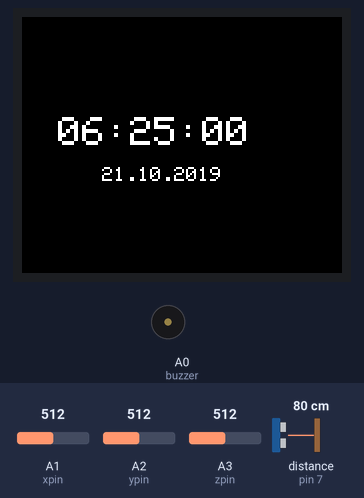
Bench run of a sketch on a simulated Arduino Uno, built with avr-gcc and run on an emulated ATmega328P. Parts: 160×128 colour display, buzzer (waves = sounding, pin HIGH). Wiring (inferred from the names in the program): ultrasonic range finder: trigger pin 6; echo pin 7. The test bench sets the inputs (shaded band); at power-on: distance to the obstacle (sensor on pin 7) 80 cm, A1 (xpin) = 512, A2 (ypin) = 512, A3 (zpin) = 512. The echo pulse lasts 58.3 µs per cm; the local clock reads 2024-03-15 10:24:30 at power-on unless the sketch sets it; pins used as bus, display or sensor lines are not drawn; what the sketch prints to the serial monitor is not drawn.

Above: at 0.2 s.
At 1.3 s:
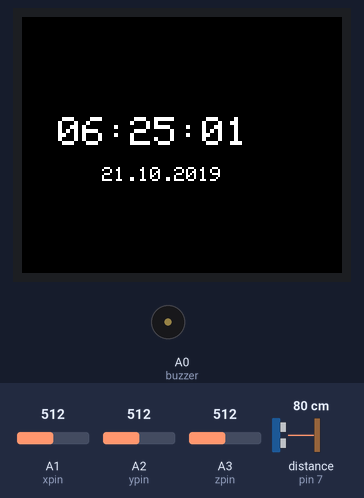
1.4 s: distance to the obstacle (sensor on pin 7) set to 2 cm
At 2.8 s:
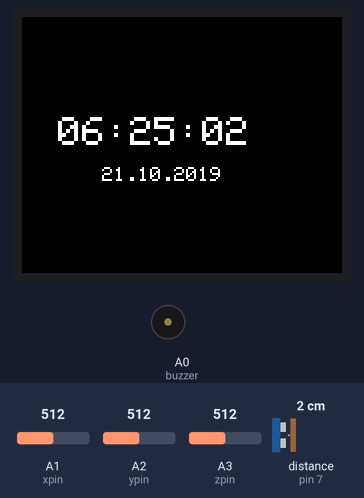
Timing chart, 0 to 4.4 s (numbered marks = the images above; inputs shaded):
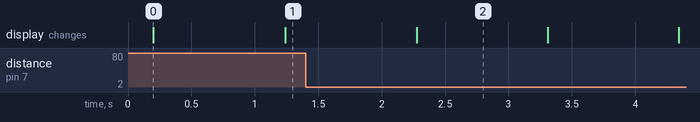

Measured:
- what the display in image 0 shows lasts 1.0 s, from 0.2 s to 1.2 s

The sketch:

SmartAlarm.ino
```cpp
/*
*/
// defines LCD things
#include <SPI.h>
#include <TFT_ST7735.h>

#if defined(__SAM3X8E__)
#undef __FlashStringHelper::F(string_literal)
#define F(string_literal) string_literal
#endif

#define __CS  10
#define __DC  8
#define __RST 9

TFT_ST7735 tft = TFT_ST7735(__CS, __DC, __RST);

#include <DS3231.h>

DS3231  rtc(SDA, SCL);
//DS3231  rtc(12, SCL);

// Init a Time-data structure
Time  t;

const int hour = 6;
const int mins = 25;
char* alarmTime = "06:30:00";
char* alarmStart = "06:26:00";
char* alarmEnd = "06:27:00";


// defines pins numbers for UltraSonic
const int trigPin = 6;
const int echoPin = 7;

// defines UltraSonic variables
long duration;
int newDist;

// Accelorororometer
const int xpin = A1; // x-axis of the accelerometer
const int ypin = A2; // y-axis
const int zpin = A3; // z-axis

int x = 0;
int y = 0;
int z = 0;

const int numReadings = 3;

int readings[numReadings];      // the readings from the analog input
int readIndex = 0;              // the index of the current reading
int total = 0;                  // the running total
float average = 0;                // the average
float oldAvg = 0;
bool ring = false;
bool off = false;
bool first = true;
bool alarm = false;

//Buzz Buzz
const int buzzer = A0; //buzzer to arduino pin 9


// Assign human-readable names to some common 16-bit color values:
#define BLACK   0x0000
#define BLUE    0x001F
#define RED     0xF800
#define GREEN   0x07E0
#define CYAN    0x07FF
#define MAGENTA 0xF81F
#define YELLOW  0xFFE0
#define WHITE   0xFFFF

void setup() {
  //Initialize serial and wait for port to open
  Serial.begin(9600);

  // Buzzz
  pinMode(buzzer, OUTPUT); // Set buzzer - pin 9 as an output

  // UltraSonic
  pinMode(trigPin, OUTPUT); // Sets the trigPin as an Output
  pinMode(echoPin, INPUT); // Sets the echoPin as an Input

  rtc.begin(); // Initialize the rtc object
  // The following lines can be uncommented to set the date and time
  rtc.setDOW(WEDNESDAY);     // Set Day-of-Week to SUNDAY
  rtc.setTime(hour, mins, 0);     // Set the time to 12:00:00 (24hr format)
  rtc.setDate(21, 10, 2019);   // Set the date

  tft.begin();
  tft.setRotation(3);
  tft.fillScreen(BLACK);

  // initialize all the readings to 0:
  for (int thisReading = 0; thisReading < numReadings; thisReading++) {
    readings[thisReading] = 0;
  }
}

void loop() {

  //Serial.print("Time:  ");
  //Serial.println(rtc.getTimeStr());

  //Serial.print("Date: ");
  //Serial.println(rtc.getDateStr());

  // Clears the trigPin
  digitalWrite(trigPin, LOW);
  delayMicroseconds(2);
  // Sets the trigPin on HIGH state for 10 micro seconds
  digitalWrite(trigPin, HIGH);
  delayMicroseconds(10);
  digitalWrite(trigPin, LOW);
  // Reads the echoPin, returns the sound wave travel time in microseconds
  duration = pulseIn(echoPin, HIGH);
  // Calculating the distance
  newDist = duration * 0.034 / 3;
//  Serial.print("Distance: ");
//  Serial.println(newDist);

  // Get data from the DS3231
  t = rtc.getTime();

  tft.setTextColor(WHITE,BLACK);
  tft.setCursor(18,50);
  tft.setRotation(3);
  tft.setTextSize(2);
  tft.println(rtc.getTimeStr());

  tft.setTextColor(WHITE,BLACK);
  tft.setCursor(40,75);
  tft.setRotation(3);
  tft.setTextSize(1);
  tft.println(rtc.getDateStr());

  // the sensor values:
  x = abs(analogRead(xpin));
  y = abs(analogRead(ypin));
  z = abs(analogRead(zpin));

  float mag = sqrt(x*x + y*y + z*z);

  // subtract the last reading:
  total = total - readings[readIndex];
  // read from the sensor:
  readings[readIndex] = mag;
  // add the reading to the total:
  total = total + readings[readIndex];
  // advance to the next position in the array:
  readIndex = readIndex + 1;

  // if we're at the end of the array...
  if (readIndex >= numReadings) {
    // ...wrap around to the beginning:
    readIndex = 0;
  }

  // calculate the average:
  average = total / numReadings;
  // send it to the computer as ASCII digits
  Serial.println(abs(oldAvg-average));

  char* timie = rtc.getTimeStr();
//  Serial.print(timie);
//  Serial.print("\t");
//  Serial.print(alarmStart);
//  Serial.print("\t");
//  Serial.println(alarmEnd);
//  Serial.println(strcmp(timie,alarmStart));

  if ((strcmp(timie,alarmStart) > -1) && (strcmp(timie,alarmEnd) < 0)){
    Serial.println("made it");
    if (abs(oldAvg-average) > 3){
      off = true;
      alarm = true;
    }
  }
  if (strcmp(timie,alarmEnd) == 0){
      off = true;
      alarm = true;
  }
  oldAvg = average + 1;
  if (alarm && first){
    alarm = false;
    ring = true;
    tft.setTextColor(BLUE,BLACK);
    tft.setCursor(13,18);
    tft.setRotation(3);
    tft.setTextSize(3);
    tft.println("SNOOZE");
    first = false;
  }
  if (newDist < 5){
    ring = false;
    tft.setTextColor(BLACK,BLACK);
    tft.setCursor(13,18);
    tft.setRotation(3);
    tft.setTextSize(3);
    tft.println("SNOOZE");
  }
  if(ring){
    //Serial.println("asdfasdf");
    tone(buzzer, 1000); // Send 1KHz sound signal...
    delay(70);
    noTone(buzzer);     // Stop sound...
    delay(70);
    tone(buzzer, 1000); // Send 1KHz sound signal...
    delay(70);
    noTone(buzzer);     // Stop sound...
    delay(70);
    tone(buzzer, 1000); // Send 1KHz sound signal...
    delay(70);
    noTone(buzzer);     // Stop sound...
    delay(70);
    tone(buzzer, 1000); // Send 1KHz sound signal...
    delay(70);
    noTone(buzzer);     // Stop sound...
    delay(70);
  }
  delay(500);
}
```
